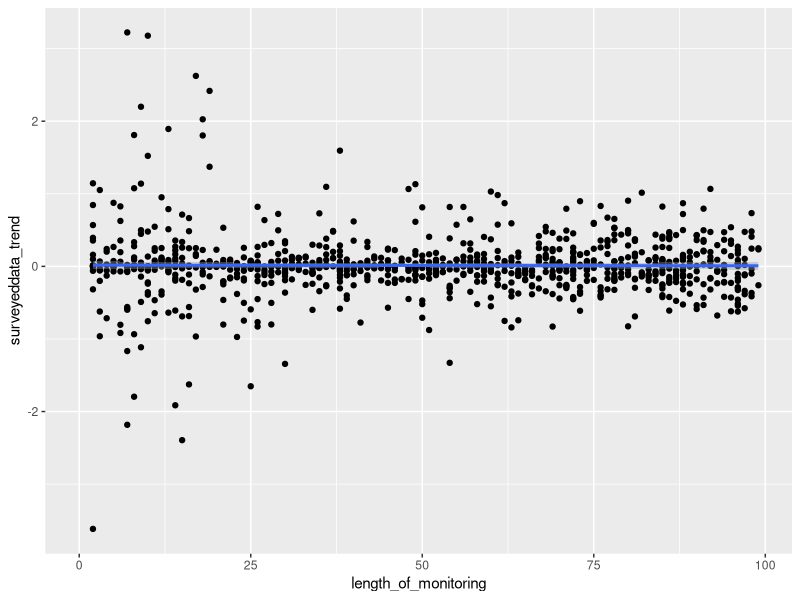
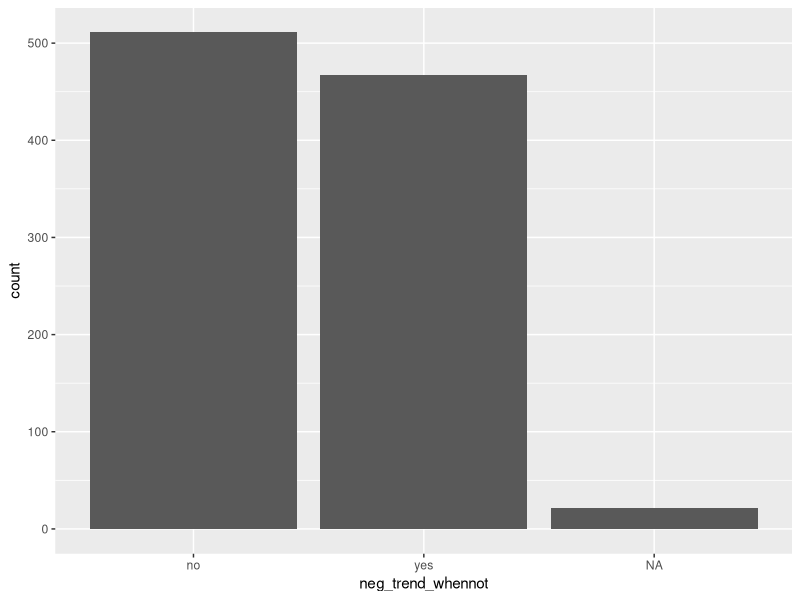

Recreate these plots in R, in order.
## ---- chunk 1
library(ggplot2)
library(tidyverse)
## ---- chunk 2
simulations = 1000

compare <- data.frame(simulations=1:simulations,allyears_trend=NA, surveyeddata_trend=NA, length_of_monitoring=NA, neg_trend_whennot=NA)

for(sims in 1:simulations){

N0 <- runif(1, 1,700) # grabs our starting population size from a random uniform distribution
R <- 2
K <- 500

maxtimesteps = 100 # this is the maximum number of time steps

dat <- data.frame(timestep=1:maxtimesteps,popsize=c(N0, rep(NA, 99))) # this sets our initial population size at time step one and creates an otherwise empty data frame to contain the results

PopNow <- N0 # assigns our current population size to the object PopNow

for(i in 2:nrow(dat)) { 
  dat[i,"popsize"] <- dat[(i-1),"popsize"] + dat[(i-1),"popsize"]*R*(1-dat[(i-1),"popsize"]/K)*rnorm(1, mean=1, sd=0.1)    
} 
# pop at time i is pop at time i-1 + popl at time i-1 times R times 1-pop at i-1 divided by K times error term. 

allyears <- lm(data=dat, popsize ~ timestep) # this looks to see if there is a trend in this simulated population. 

compare[sims,"allyears_trend"] <- allyears$coefficients[2] # this pulls out the beta value for that trend

startdate <- round(runif(1, 1, 100)) # this picks a random start date in those 100 time steps

compare[sims,"length_of_monitoring"] <- 100 - startdate # this this figures out how long the monitoring will run for based on the start date

interval <- 2

surveytimesteps <- seq(startdate, maxtimesteps, by=interval) # this creates time steps every two years from the start date to the end of our timesteps. 

surveyed_data <- dat[surveytimesteps,] # this subsets our population data to include on the timesteps we surveyed

surveyedyears <- lm(data=surveyed_data, popsize ~ timestep) # this looks for a trend between our observed population size and time. 

compare[sims,"surveyeddata_trend"] <- surveyedyears$coefficients[2] # this pulls out that beta coefficient

compare[sims,"neg_trend_whennot"] <- ifelse(compare[sims,"surveyeddata_trend"]<0&compare[sims,"allyears_trend"]>0,"yes","no")
} # this tells us whether or not we observed a negative trend when one did not actually occur. 

sdat <- surveyed_data %>% gather("poptype","popsize",-timestep) # rearranging data for graphing
## ---- chunk 3
ggplot(data=compare, aes(x=length_of_monitoring, y=surveyeddata_trend))+geom_point()+geom_smooth(method="lm")
## ---- chunk 4
ggplot(data=compare, aes(x=neg_trend_whennot)) + 
        geom_bar()
